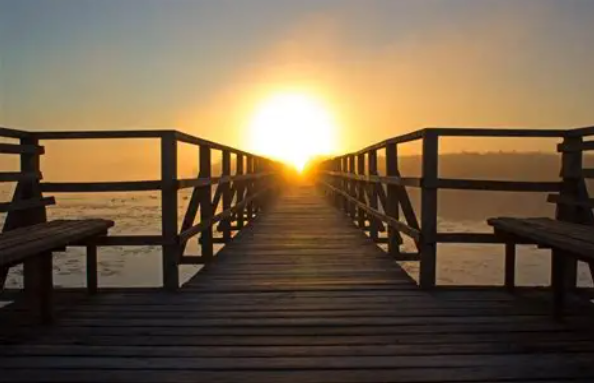
//> input picture assets/111.png, 594 x 383 px
$ ./eg6   (built with g++ and OpenCV 4)
//> lines starting //> are read from the running program, lines starting //| are printed output that depends on the picture
#include <iostream>
#include <opencv2/opencv.hpp>

int main()
{
    // 读取图像文件
    cv::Mat image = cv::imread("../../assets/111.png");
//> image is the input picture: 383 rows x 594 cols, CV_8UC3; mean B, G, R 71.3, 93.8, 112.5
    // 检查图像是否成功加载
    if (image.empty())
    {
        std::cout << "Could not read the image" << std::endl;
        return -1;
    }

    // 裁剪
    // 定义一个矩形感兴趣区域(Region of Interest, ROI)
    // 参数分别为：左上角x坐标、左上角y坐标、矩形的宽度、矩形的高度
    cv::Rect roi(100, 100, 200, 200);
    cv::Mat croppedImage = image(roi);
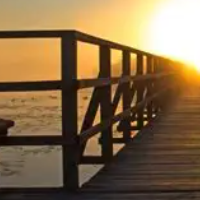
//> croppedImage: 200 rows x 200 cols, CV_8UC3; mean B, G, R 71.7, 105.5, 131.6
    // 缩放
    cv::Mat resizedImage;
    cv::resize(image, resizedImage, cv::Size(300, 300));
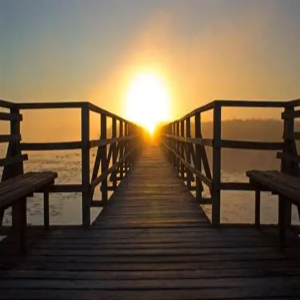
//> resizedImage: 300 rows x 300 cols, CV_8UC3; mean B, G, R 71.2, 93.8, 112.4
    cv::imshow("Original Image", image);
    cv::imshow("Cropped Image", croppedImage);
    cv::imshow("Resized Image", resizedImage);
    cv::waitKey(0);
    cv::destroyAllWindows();
    return 0;
}

$ run again, with assets/test.jpg saved as assets/111.png
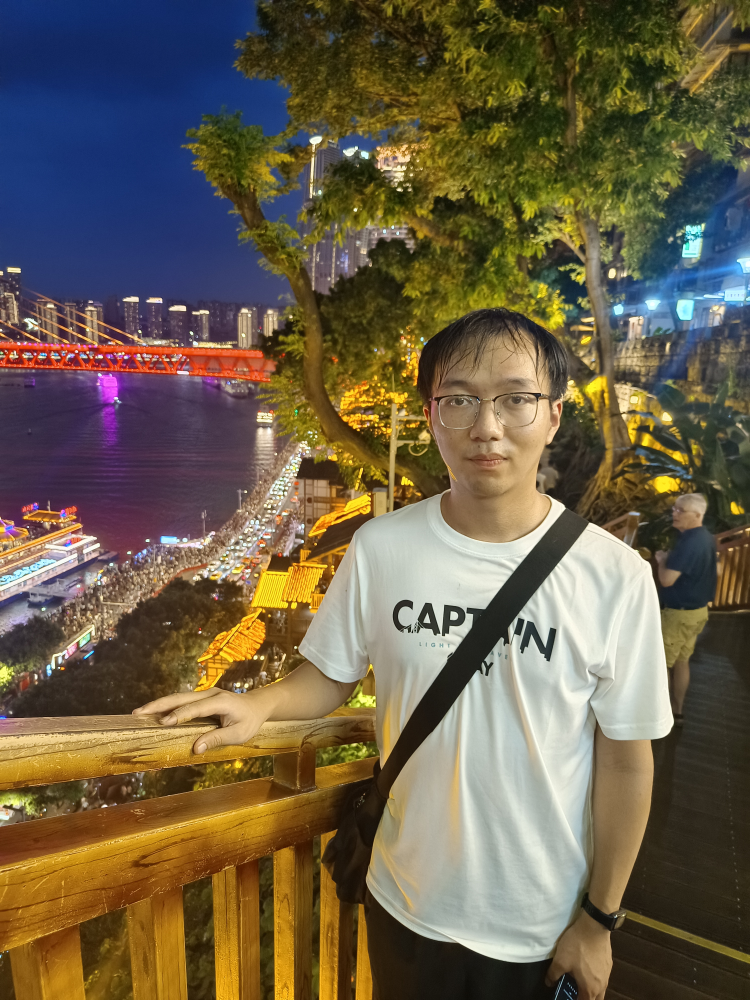
//> input picture assets/test.jpg, 3000 x 4000 px (shown at 1/4 size)
//> image is the input picture: 4000 rows x 3000 cols, CV_8UC3; mean B, G, R 73.9, 96.2, 108
//> `cv::Mat croppedImage = image(roi);`:
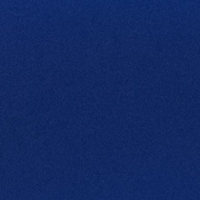
//> croppedImage: 200 rows x 200 cols, CV_8UC3; mean B, G, R 98.8, 40.8, 18
//> `cv::resize(image, resizedImage, cv::Size(300, 300));`:
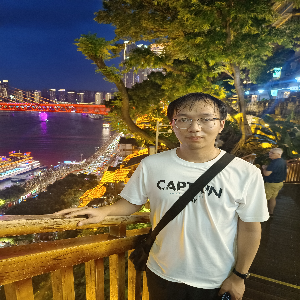
//> resizedImage: 300 rows x 300 cols, CV_8UC3; mean B, G, R 73.9, 96.1, 108
